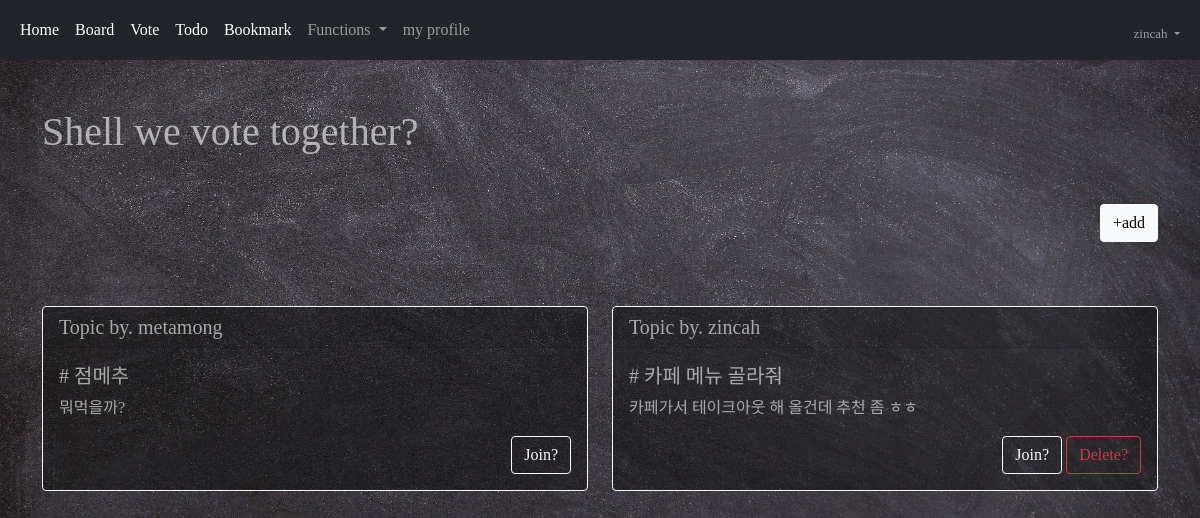
Page /vote/ (signed in) on the committed database.
### acc/models.py (models this page shows, shortened)
class User(AbstractUser):
    comment = models.TextField()
    nickname = models.CharField(max_length=30)
    email = models.EmailField()
    picture = models.ImageField(upload_to="usr")

### vote/models.py (models this page shows, shortened)
class Topic(models.Model):
    subject = models.CharField(max_length=100)
    writer = models.CharField(max_length=100)
    voter = models.ManyToManyField(User, blank=True)
    content = models.TextField()
    cDate = models.DateTimeField()
    def summary(self):
        if len(self.content) > 30:
            return self.content[:30] + "..."
        return self.content

### vote/views.py (the view)
# urls.py: path('', views.index, name="index"),
def index(request):
    t = Topic.objects.all()
    t = t.order_by('-cDate')
    context = {
        "topic" : t
    }
    return render(request, "vote/index.html", context)

### template/vote/index.html
{% extends 'base.html' %}
{% block auth %}
<body style="color:rgba(245, 245, 245, 0.631)">
    <div class="container my-5">
        <div class="my-5">
            <h1>Shell we vote together?</h1>
        </div>
        <div class="text-end mb-5">
            <a href="{% url 'vote:create' %}"><button class="btn btn-light">+add</button></a>
        </div>
    <div class="row">
        {% for i in topic %}
        <div class="col-lg-6 my-3">
            <div class="card" style="background-color: rgba(0, 0, 0, 0.364); border-width: 1px; border-color: whitesmoke;">
                <h5 class="card-header">Topic by. {{ i.writer }}</h5>
                <div class="card-body">
                <h5 class="card-title"># {{ i.subject }}</h5>
                <p class="card-text">{{ i.summary }}</p>
                <div class="text-end">
                    <a href="{% url 'vote:detail' i.id %}" class="btn btn-outline-light">Join?</a>
                    {% if user.username == i.writer %}<a href="{% url 'vote:delete' i.id %}" class="btn btn-outline-danger">Delete?</a>{% endif %}
                </div>
                </div>
            </div>
        </div>
        {% endfor %}
    </div>
    </div>
</body>
{% endblock %}

### template/base.html (shortened to what this page needs)
<!doctype html>
<html lang="en">
  <head>
    <link href="https://cdn.jsdelivr.net/npm/bootstrap@5.1.3/dist/css/bootstrap.min.css" rel="stylesheet">
  </head>
  <body>
        {% if user.is_authenticated %}
        <nav class="navbar navbar-expand-lg navbar-dark bg-dark">
            <div class="container-fluid">
                <div class="collapse navbar-collapse" id="navbarSupportedContent">
                    <ul class="navbar-nav me-auto mb-2 mb-lg-0">
                        <li class="nav-item">
                            <a class="nav-link active" aria-current="page" href="{% url 'acc:index' %}">Home</a>
                        </li>
                        <li class="nav-item">
                            <a class="nav-link active" aria-current="page" href="{%url 'board:index' %}">Board</a>
                        </li>
                        <li class="nav-item">
                            <a class="nav-link active" aria-current="page" href="{%url 'vote:index' %}">Vote</a>
                        </li>
                        <li class="nav-item">
                            <a class="nav-link active" aria-current="page" href="{%url 'todo:index' %}">Todo</a>
                        </li>
                        <li class="nav-item">
                            <a class="nav-link active" aria-current="page" href="{%url 'book:index' %}">Bookmark</a>
                        </li>
                        <li class="nav-item dropdown">
                            <a class="nav-link dropdown-toggle" href="#" id="navbarDropdown" role="button" data-bs-toggle="dropdown" aria-expanded="false">
                              Functions
                            </a>
                        </li>
                        <li class="nav-item">
                            <a class="nav-link" href="{% url 'acc:profile' %}">my profile</a>
                        </li>
                    </ul>
                    <ul class="navbar-nav ms-auto mb-2 mb-lg-0">
                        <li class="nav-item dropdown mt-2" style="font-size: small;">
                            <a class="nav-link dropdown-toggle" href="#" id="navbarDropdown" role="button" data-bs-toggle="dropdown" aria-expanded="false">
                            {{ user.username }}
                            </a>
                        </li>
                    </ul>
                </div>
            </div>
        </nav>
            {% block auth %}
            {% endblock %}
        {% endif %}
  </body>
</html>

### template/base.html (style rules this page uses)
body { background-image: url('/media/base.jpg'); font-family: Comic Sans MS; background-size: cover; }

### rows in the picture
User: username "zincah"
Topic: writer "metamong", subject "점메추", summary "뭐먹을까?"
Topic: writer "zincah", subject "카페 메뉴 골라줘", summary "카페가서 테이크아웃 해 올건데 추천 좀 ㅎㅎ", shows "Delete?"
